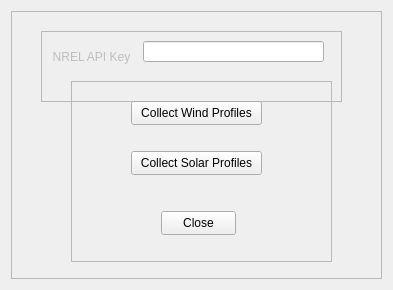
<?xml version="1.0" encoding="UTF-8"?>
<ui version="4.0">
 <class>wind_solar</class>
 <widget class="QWidget" name="wind_solar">
  <property name="geometry">
   <rect>
    <x>0</x>
    <y>0</y>
    <width>393</width>
    <height>290</height>
   </rect>
  </property>
  <property name="windowTitle">
   <string>Form</string>
  </property>
  <layout class="QVBoxLayout" name="verticalLayout_2">
   <item>
    <widget class="QFrame" name="frame">
     <property name="frameShape">
      <enum>QFrame::StyledPanel</enum>
     </property>
     <property name="frameShadow">
      <enum>QFrame::Raised</enum>
     </property>
     <widget class="QFrame" name="frame_2">
      <property name="geometry">
       <rect>
        <x>30</x>
        <y>20</y>
        <width>301</width>
        <height>71</height>
       </rect>
      </property>
      <property name="frameShape">
       <enum>QFrame::StyledPanel</enum>
      </property>
      <property name="frameShadow">
       <enum>QFrame::Raised</enum>
      </property>
      <widget class="QLineEdit" name="lineEdit">
       <property name="geometry">
        <rect>
         <x>102</x>
         <y>10</y>
         <width>181</width>
         <height>21</height>
        </rect>
       </property>
      </widget>
      <widget class="QLabel" name="label">
       <property name="enabled">
        <bool>false</bool>
       </property>
       <property name="geometry">
        <rect>
         <x>0</x>
         <y>10</y>
         <width>101</width>
         <height>31</height>
        </rect>
       </property>
       <property name="text">
        <string>NREL API Key</string>
       </property>
       <property name="alignment">
        <set>Qt::AlignCenter</set>
       </property>
      </widget>
     </widget>
     <widget class="QFrame" name="frame_3">
      <property name="geometry">
       <rect>
        <x>60</x>
        <y>70</y>
        <width>261</width>
        <height>181</height>
       </rect>
      </property>
      <property name="frameShape">
       <enum>QFrame::StyledPanel</enum>
      </property>
      <property name="frameShadow">
       <enum>QFrame::Raised</enum>
      </property>
      <widget class="QPushButton" name="collect_wind">
       <property name="geometry">
        <rect>
         <x>60</x>
         <y>20</y>
         <width>131</width>
         <height>24</height>
        </rect>
       </property>
       <property name="text">
        <string>Collect Wind Profiles</string>
       </property>
      </widget>
      <widget class="QPushButton" name="collect_solar">
       <property name="geometry">
        <rect>
         <x>60</x>
         <y>70</y>
         <width>131</width>
         <height>24</height>
        </rect>
       </property>
       <property name="text">
        <string>Collect Solar Profiles</string>
       </property>
      </widget>
      <widget class="QPushButton" name="close_button">
       <property name="geometry">
        <rect>
         <x>90</x>
         <y>130</y>
         <width>75</width>
         <height>24</height>
        </rect>
       </property>
       <property name="text">
        <string>Close</string>
       </property>
      </widget>
     </widget>
    </widget>
   </item>
  </layout>
 </widget>
 <resources/>
 <connections/>
</ui>
